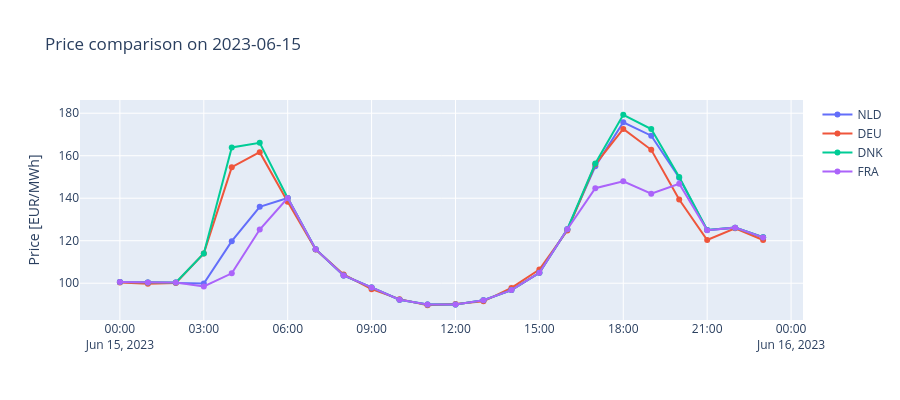

Write notebook code for a chart like this one.
### Code cell
# --- Compare two countries on the same day ---
countries_to_compare = ['NLD', 'DEU', 'DNK', 'FRA']
day = '2023-06-15'

mask = (raw['country'].isin(countries_to_compare)
        & (raw['t'].dt.date == pd.Timestamp(day).date()))

fig = go.Figure()
for c in countries_to_compare:
    sub = raw[mask & (raw['country'] == c)].sort_values('t')
    fig.add_trace(go.Scatter(x=sub['t'], y=sub['price'],
                             mode='lines+markers', name=c))
fig.update_layout(
    title=f'Price comparison on {day}',
    yaxis_title='Price [EUR/MWh]',
    height=400, hovermode='x unified',
)
fig.show()
